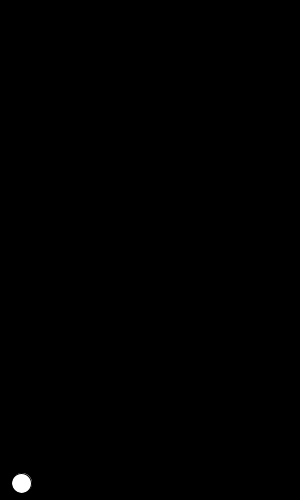
Frame 1 (no input)
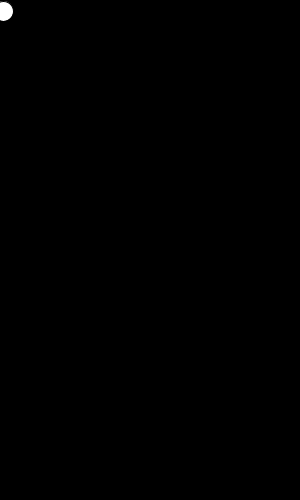
Frame 60 (the mouse pressed at the canvas centre just before this capture)
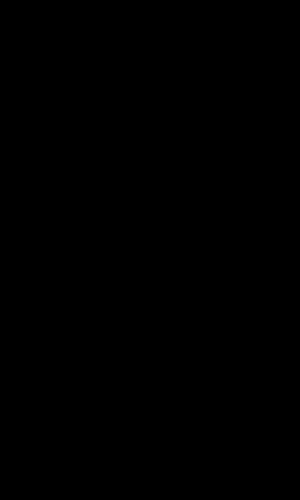
Frame 120 (the mouse held since frame 60 and released just before this capture)

The Processing sketch that drew these frames (run headless with seeded random() and noise(); from frame 60 on, the mouse is pressed at the canvas centre):

// Processing sketch: q5_5
// ── q5_5.pde
void setup() {
  size(300, 500);
  y = height;
  vy = -17;
  x = 3;
}

float y,x;
float vy;

void draw() {
  y += vy;
  vy += 0.3;
  background(0);
  ellipse(sqrt(y), y, 20, 20);
}
